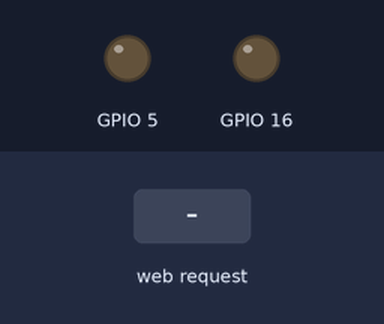
Simulated run of this sketch. Board: ESP8266 (NodeMCU). Parts: output pins drawn as LEDs (lit = HIGH). The inputs (shaded band) are chosen by the test bench. WiFi joins after 1.5 s; servers stay silent unless stated; what the sketch prints to the serial monitor is not drawn.

Above: at 2.7 s.
2.8 s: HTTP request GET /redled?state=on received
At 4.0 s:
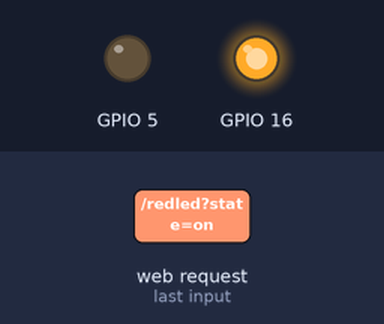
4.3 s: HTTP request GET /yellowled?state=on received
At 5.2 s:
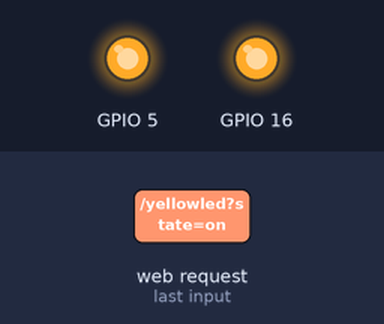
5.8 s: HTTP request GET /redled?state=off received
At 6.3 s:
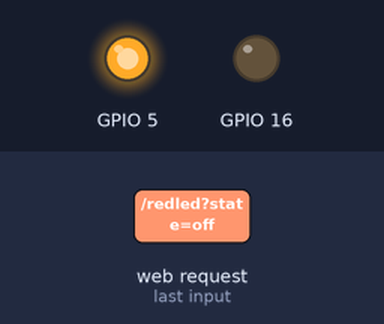
7.3 s: HTTP request GET /yellowled?state=off received
At 8.7 s:
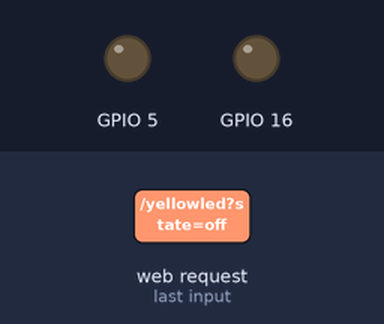
Timing chart, 0 to 9.8 s (numbered marks = the images above; inputs shaded):
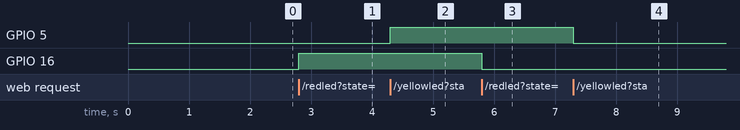

The sketch:

progam5.ino
```cpp
#include <ESP8266WiFi.h>
#include <WiFiClient.h>
#include <ESP8266WebServer.h>
#include <ESP8266mDNS.h>

const char *ssid = "Amit’s iPhone";
const char *password = "test1234";

// create the web server process
// and make it listen on port 80
ESP8266WebServer server(80);

void handleRoot() {
  Serial.println("Request is received for /");

  // send hello message
  server.send(200, "text/plain", "Hello client");
}

void handleRedLED() {
  Serial.println("Request is received for /redled");

  String ledState = server.arg("state");
  if (ledState == "on") {
    digitalWrite(16, HIGH);
  } else if (ledState == "off") {
    digitalWrite(16, LOW);
  }

  server.send(200, "text/html", "<h1>RED LED toggled</h1>");
}

void handleYellowLED() {
  Serial.println("Request is received for /yellowled");

  String ledState = server.arg("state");
  if (ledState == "on") {
    digitalWrite(5, HIGH);
  } else if (ledState == "off") {
    digitalWrite(5, LOW);
  }

  server.send(200, "text/html", "<h1>YELLOW LED toggled</h1>");
}


void setup() {
  Serial.begin(115200);

  pinMode(16, OUTPUT);
  pinMode(5, OUTPUT);

  Serial.println("welcome to my web server");

  WiFi.mode(WIFI_STA);
  WiFi.begin(ssid, password);

  while (WiFi.status() != WL_CONNECTED) {
    delay(500);
    Serial.print(" . ");
  }

  Serial.println("");
  Serial.print("IP address: ");
  Serial.println(WiFi.localIP());

  server.on("/", handleRoot);
  server.on("/redled", handleRedLED);
  server.on("/yellowled", handleYellowLED);

  server.begin();

  Serial.println("Server started listening on port 80");
}

void loop() {
  server.handleClient();
}
```

Measured:
- after the input at 2.8 s, GPIO 16: LOW → HIGH at once
- after the input at 4.3 s, GPIO 5: LOW → HIGH at once
- after the input at 5.8 s, GPIO 16: HIGH → LOW at once
- after the input at 7.3 s, GPIO 5: HIGH → LOW at once
